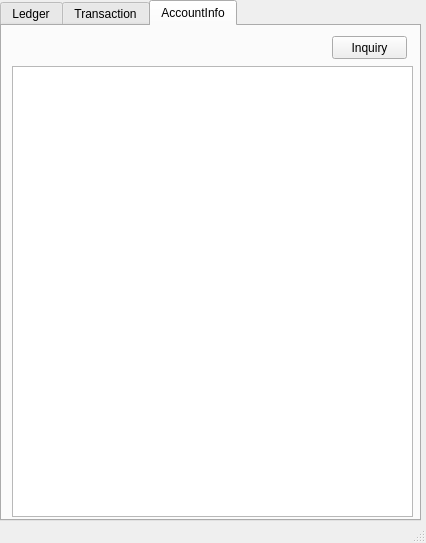
<?xml version="1.0" encoding="UTF-8"?>
<ui version="4.0">
 <class>mainWindow</class>
 <widget class="QMainWindow" name="mainWindow">
  <property name="geometry">
   <rect>
    <x>0</x>
    <y>0</y>
    <width>426</width>
    <height>543</height>
   </rect>
  </property>
  <property name="windowTitle">
   <string>KiwoomOpenAPI</string>
  </property>
  <widget class="QWidget" name="centralwidget">
   <widget class="QTabWidget" name="mainTab">
    <property name="geometry">
     <rect>
      <x>0</x>
      <y>0</y>
      <width>421</width>
      <height>521</height>
     </rect>
    </property>
    <property name="currentIndex">
     <number>2</number>
    </property>
    <widget class="QWidget" name="ledgerTab">
     <attribute name="title">
      <string>Ledger</string>
     </attribute>
     <widget class="QTableView" name="tableView">
      <property name="geometry">
       <rect>
        <x>10</x>
        <y>30</y>
        <width>401</width>
        <height>211</height>
       </rect>
      </property>
      <property name="sortingEnabled">
       <bool>true</bool>
      </property>
     </widget>
     <widget class="QTableView" name="tableView_2">
      <property name="geometry">
       <rect>
        <x>10</x>
        <y>270</y>
        <width>401</width>
        <height>221</height>
       </rect>
      </property>
      <property name="sortingEnabled">
       <bool>true</bool>
      </property>
     </widget>
     <widget class="QLabel" name="label_2">
      <property name="geometry">
       <rect>
        <x>10</x>
        <y>10</y>
        <width>56</width>
        <height>12</height>
       </rect>
      </property>
      <property name="text">
       <string>Buy</string>
      </property>
     </widget>
     <widget class="QLabel" name="label_3">
      <property name="geometry">
       <rect>
        <x>10</x>
        <y>250</y>
        <width>56</width>
        <height>12</height>
       </rect>
      </property>
      <property name="text">
       <string>Sell</string>
      </property>
     </widget>
     <widget class="QPushButton" name="loadButton">
      <property name="geometry">
       <rect>
        <x>250</x>
        <y>0</y>
        <width>75</width>
        <height>23</height>
       </rect>
      </property>
      <property name="text">
       <string>Load</string>
      </property>
     </widget>
     <widget class="QPushButton" name="quantityButton">
      <property name="geometry">
       <rect>
        <x>330</x>
        <y>0</y>
        <width>75</width>
        <height>23</height>
       </rect>
      </property>
      <property name="text">
       <string>Quantity</string>
      </property>
     </widget>
    </widget>
    <widget class="QWidget" name="transactionTtab">
     <attribute name="title">
      <string>Transaction</string>
     </attribute>
     <widget class="QPushButton" name="PathButton">
      <property name="geometry">
       <rect>
        <x>10</x>
        <y>10</y>
        <width>75</width>
        <height>23</height>
       </rect>
      </property>
      <property name="text">
       <string>Input Path</string>
      </property>
     </widget>
     <widget class="QPushButton" name="sellButton">
      <property name="geometry">
       <rect>
        <x>90</x>
        <y>10</y>
        <width>75</width>
        <height>23</height>
       </rect>
      </property>
      <property name="text">
       <string>Sell</string>
      </property>
     </widget>
     <widget class="QPushButton" name="buyButton">
      <property name="geometry">
       <rect>
        <x>170</x>
        <y>10</y>
        <width>75</width>
        <height>23</height>
       </rect>
      </property>
      <property name="text">
       <string>Buy</string>
      </property>
     </widget>
     <widget class="QLabel" name="label">
      <property name="geometry">
       <rect>
        <x>10</x>
        <y>42</y>
        <width>71</width>
        <height>20</height>
       </rect>
      </property>
      <property name="text">
       <string>Account No.</string>
      </property>
     </widget>
     <widget class="QLineEdit" name="lineEdit">
      <property name="geometry">
       <rect>
        <x>90</x>
        <y>40</y>
        <width>151</width>
        <height>20</height>
       </rect>
      </property>
     </widget>
     <widget class="QTextEdit" name="textEdit">
      <property name="geometry">
       <rect>
        <x>10</x>
        <y>80</y>
        <width>401</width>
        <height>411</height>
       </rect>
      </property>
      <property name="readOnly">
       <bool>true</bool>
      </property>
      <property name="placeholderText">
       <string>Log ...</string>
      </property>
     </widget>
    </widget>
    <widget class="QWidget" name="accountTab">
     <attribute name="title">
      <string>AccountInfo</string>
     </attribute>
     <widget class="QTableView" name="tableView_3">
      <property name="geometry">
       <rect>
        <x>10</x>
        <y>40</y>
        <width>401</width>
        <height>451</height>
       </rect>
      </property>
     </widget>
     <widget class="QPushButton" name="pushButton">
      <property name="geometry">
       <rect>
        <x>330</x>
        <y>10</y>
        <width>75</width>
        <height>23</height>
       </rect>
      </property>
      <property name="text">
       <string>Inquiry</string>
      </property>
     </widget>
    </widget>
   </widget>
  </widget>
  <widget class="QStatusBar" name="statusbar"/>
 </widget>
 <resources/>
 <connections/>
</ui>
